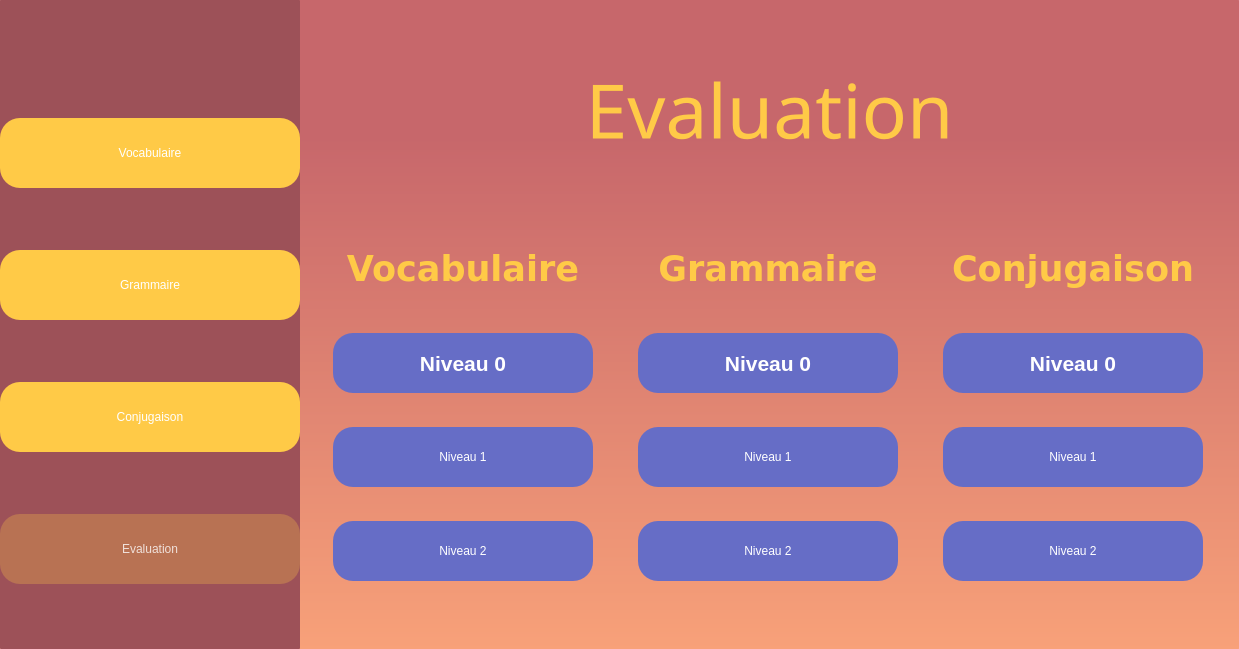
<?xml version="1.0" encoding="UTF-8"?>
<ui version="4.0">
 <class>MainWindow</class>
 <widget class="QMainWindow" name="MainWindow">
  <property name="geometry">
   <rect>
    <x>0</x>
    <y>0</y>
    <width>1239</width>
    <height>649</height>
   </rect>
  </property>
  <property name="windowTitle">
   <string>MainWindow</string>
  </property>
  <property name="styleSheet">
   <string notr="true">border-radius: 1px</string>
  </property>
  <widget class="QWidget" name="centralwidget">
   <property name="styleSheet">
    <string notr="true">background-color: qlineargradient(spread:pad, x1:1, y1:0.21, x2:1, y2:1, stop:0 rgba(199, 103, 107, 255), stop:1 rgba(248, 161, 121, 255));</string>
   </property>
   <layout class="QGridLayout" name="gridLayout_4">
    <property name="leftMargin">
     <number>0</number>
    </property>
    <property name="topMargin">
     <number>0</number>
    </property>
    <property name="rightMargin">
     <number>0</number>
    </property>
    <property name="bottomMargin">
     <number>0</number>
    </property>
    <property name="spacing">
     <number>0</number>
    </property>
    <item row="0" column="0">
     <widget class="QFrame" name="side_menu">
      <property name="minimumSize">
       <size>
        <width>0</width>
        <height>0</height>
       </size>
      </property>
      <property name="maximumSize">
       <size>
        <width>300</width>
        <height>16777215</height>
       </size>
      </property>
      <property name="layoutDirection">
       <enum>Qt::LeftToRight</enum>
      </property>
      <property name="styleSheet">
       <string notr="true">background-color: rgb(157, 81, 88);</string>
      </property>
      <property name="frameShape">
       <enum>QFrame::StyledPanel</enum>
      </property>
      <property name="frameShadow">
       <enum>QFrame::Raised</enum>
      </property>
      <layout class="QGridLayout" name="gridLayout">
       <property name="leftMargin">
        <number>0</number>
       </property>
       <property name="topMargin">
        <number>0</number>
       </property>
       <property name="rightMargin">
        <number>0</number>
       </property>
       <property name="bottomMargin">
        <number>0</number>
       </property>
       <property name="spacing">
        <number>0</number>
       </property>
       <item row="3" column="0">
        <widget class="QToolButton" name="btn_to_gram">
         <property name="maximumSize">
          <size>
           <width>500</width>
           <height>70</height>
          </size>
         </property>
         <property name="cursor">
          <cursorShape>PointingHandCursor</cursorShape>
         </property>
         <property name="styleSheet">
          <string notr="true">background-color: rgb(255, 202, 71);
border-radius: 20px;
color: white;
font: 700 22pt &quot;Segoe UI Variable Display&quot;;</string>
         </property>
         <property name="text">
          <string>Grammaire</string>
         </property>
        </widget>
       </item>
       <item row="6" column="0">
        <widget class="QToolButton" name="toolbutton">
         <property name="enabled">
          <bool>false</bool>
         </property>
         <property name="maximumSize">
          <size>
           <width>500</width>
           <height>70</height>
          </size>
         </property>
         <property name="cursor">
          <cursorShape>PointingHandCursor</cursorShape>
         </property>
         <property name="styleSheet">
          <string notr="true">background-color: rgba(255, 202, 71,70);
border-radius: 20px;
color: rgba(255, 255,255,200);
font: 700 22pt &quot;Segoe UI Variable Display&quot;;</string>
         </property>
         <property name="text">
          <string>Evaluation</string>
         </property>
        </widget>
       </item>
       <item row="5" column="0">
        <widget class="QToolButton" name="btn_to_conj">
         <property name="enabled">
          <bool>true</bool>
         </property>
         <property name="maximumSize">
          <size>
           <width>500</width>
           <height>70</height>
          </size>
         </property>
         <property name="cursor">
          <cursorShape>PointingHandCursor</cursorShape>
         </property>
         <property name="styleSheet">
          <string notr="true">background-color: rgb(255, 202, 71);
border-radius: 20px;
color: white;
font: 700 22pt &quot;Segoe UI Variable Display&quot;;</string>
         </property>
         <property name="text">
          <string>Conjugaison</string>
         </property>
        </widget>
       </item>
       <item row="1" column="0">
        <spacer name="verticalSpacer">
         <property name="orientation">
          <enum>Qt::Vertical</enum>
         </property>
         <property name="sizeType">
          <enum>QSizePolicy::Fixed</enum>
         </property>
         <property name="sizeHint" stdset="0">
          <size>
           <width>41</width>
           <height>56</height>
          </size>
         </property>
        </spacer>
       </item>
       <item row="2" column="0">
        <widget class="QToolButton" name="btn_to_vocab">
         <property name="enabled">
          <bool>true</bool>
         </property>
         <property name="sizePolicy">
          <sizepolicy hsizetype="Preferred" vsizetype="Maximum">
           <horstretch>0</horstretch>
           <verstretch>0</verstretch>
          </sizepolicy>
         </property>
         <property name="maximumSize">
          <size>
           <width>500</width>
           <height>70</height>
          </size>
         </property>
         <property name="cursor">
          <cursorShape>PointingHandCursor</cursorShape>
         </property>
         <property name="layoutDirection">
          <enum>Qt::LeftToRight</enum>
         </property>
         <property name="styleSheet">
          <string notr="true">background-color: rgb(255, 202, 71);
border-radius: 20px;
color: white;
font: 700 22pt &quot;Segoe UI Variable Display&quot;;</string>
         </property>
         <property name="text">
          <string>Vocabulaire</string>
         </property>
        </widget>
       </item>
      </layout>
     </widget>
    </item>
    <item row="0" column="1">
     <widget class="QWidget" name="main_menu" native="true">
      <layout class="QGridLayout" name="gridLayout_3">
       <item row="0" column="0">
        <widget class="QFrame" name="title_frame">
         <property name="maximumSize">
          <size>
           <width>16777215</width>
           <height>200</height>
          </size>
         </property>
         <property name="styleSheet">
          <string notr="true">background-color: rgba(255, 255, 255,0);</string>
         </property>
         <property name="frameShape">
          <enum>QFrame::StyledPanel</enum>
         </property>
         <property name="frameShadow">
          <enum>QFrame::Raised</enum>
         </property>
         <layout class="QGridLayout" name="gridLayout_2">
          <property name="leftMargin">
           <number>0</number>
          </property>
          <property name="topMargin">
           <number>0</number>
          </property>
          <property name="rightMargin">
           <number>0</number>
          </property>
          <property name="bottomMargin">
           <number>0</number>
          </property>
          <property name="spacing">
           <number>0</number>
          </property>
          <item row="0" column="0">
           <widget class="QLabel" name="label">
            <property name="font">
             <font>
              <family>Sitka Heading Semibold</family>
              <pointsize>56</pointsize>
             </font>
            </property>
            <property name="styleSheet">
             <string notr="true">color:rgb(255, 202, 71);
background-color: rgba(255, 255, 255,0);</string>
            </property>
            <property name="text">
             <string>Evaluation</string>
            </property>
            <property name="alignment">
             <set>Qt::AlignCenter</set>
            </property>
           </widget>
          </item>
         </layout>
        </widget>
       </item>
       <item row="2" column="0">
        <spacer name="verticalSpacer_2">
         <property name="orientation">
          <enum>Qt::Vertical</enum>
         </property>
         <property name="sizeType">
          <enum>QSizePolicy::Preferred</enum>
         </property>
         <property name="sizeHint" stdset="0">
          <size>
           <width>20</width>
           <height>40</height>
          </size>
         </property>
        </spacer>
       </item>
       <item row="1" column="0">
        <widget class="QFrame" name="content_frame">
         <property name="styleSheet">
          <string notr="true">background-color: rgba(255, 255, 255,0);</string>
         </property>
         <property name="frameShape">
          <enum>QFrame::StyledPanel</enum>
         </property>
         <property name="frameShadow">
          <enum>QFrame::Raised</enum>
         </property>
         <layout class="QGridLayout" name="gridLayout_6">
          <property name="bottomMargin">
           <number>0</number>
          </property>
          <property name="horizontalSpacing">
           <number>30</number>
          </property>
          <property name="verticalSpacing">
           <number>19</number>
          </property>
          <item row="0" column="1">
           <widget class="QLabel" name="label_3">
            <property name="maximumSize">
             <size>
              <width>16777215</width>
              <height>60</height>
             </size>
            </property>
            <property name="font">
             <font>
              <family>Verdana</family>
              <pointsize>26</pointsize>
              <italic>false</italic>
              <bold>true</bold>
             </font>
            </property>
            <property name="styleSheet">
             <string notr="true">color:rgb(255, 202, 71);
background-color: rgba(255, 255, 255,0);
font: 700 26pt &quot;Verdana&quot;;</string>
            </property>
            <property name="text">
             <string>Grammaire</string>
            </property>
            <property name="alignment">
             <set>Qt::AlignCenter</set>
            </property>
           </widget>
          </item>
          <item row="0" column="2">
           <widget class="QLabel" name="label_4">
            <property name="maximumSize">
             <size>
              <width>16777215</width>
              <height>60</height>
             </size>
            </property>
            <property name="font">
             <font>
              <family>Verdana</family>
              <pointsize>26</pointsize>
              <italic>false</italic>
              <bold>true</bold>
             </font>
            </property>
            <property name="styleSheet">
             <string notr="true">color:rgb(255, 202, 71);
background-color: rgba(255, 255, 255,0);
font: 700 26pt &quot;Verdana&quot;;</string>
            </property>
            <property name="text">
             <string>Conjugaison</string>
            </property>
            <property name="alignment">
             <set>Qt::AlignCenter</set>
            </property>
           </widget>
          </item>
          <item row="3" column="1">
           <widget class="QPushButton" name="btn_gram_lvl2">
            <property name="minimumSize">
             <size>
              <width>0</width>
              <height>60</height>
             </size>
            </property>
            <property name="maximumSize">
             <size>
              <width>260</width>
              <height>16777215</height>
             </size>
            </property>
            <property name="cursor">
             <cursorShape>PointingHandCursor</cursorShape>
            </property>
            <property name="styleSheet">
             <string notr="true">border-radius:20px;
background-color:rgb(102, 109, 198); 
font: 700 16pt &quot;Tahoma&quot;;
color: rgb(255, 255, 255);

</string>
            </property>
            <property name="text">
             <string>Niveau 1</string>
            </property>
           </widget>
          </item>
          <item row="0" column="0">
           <widget class="QLabel" name="label_2">
            <property name="minimumSize">
             <size>
              <width>0</width>
              <height>0</height>
             </size>
            </property>
            <property name="maximumSize">
             <size>
              <width>16777215</width>
              <height>16777215</height>
             </size>
            </property>
            <property name="font">
             <font>
              <family>Verdana</family>
              <pointsize>26</pointsize>
              <italic>false</italic>
              <bold>true</bold>
             </font>
            </property>
            <property name="styleSheet">
             <string notr="true">color:rgb(255, 202, 71);

background-color: rgba(255, 255, 255,0);
font: 700 26pt &quot;Verdana&quot;;</string>
            </property>
            <property name="text">
             <string>Vocabulaire</string>
            </property>
            <property name="alignment">
             <set>Qt::AlignCenter</set>
            </property>
           </widget>
          </item>
          <item row="3" column="0">
           <widget class="QPushButton" name="btn_vocab_lvl2">
            <property name="minimumSize">
             <size>
              <width>0</width>
              <height>60</height>
             </size>
            </property>
            <property name="maximumSize">
             <size>
              <width>260</width>
              <height>16777215</height>
             </size>
            </property>
            <property name="cursor">
             <cursorShape>PointingHandCursor</cursorShape>
            </property>
            <property name="styleSheet">
             <string notr="true">border-radius:20px;
background-color:rgb(102, 109, 198); 
font: 700 16pt &quot;Tahoma&quot;;
color: rgb(255, 255, 255);

</string>
            </property>
            <property name="text">
             <string>Niveau 1</string>
            </property>
           </widget>
          </item>
          <item row="1" column="0">
           <widget class="QPushButton" name="btn_vocab_lvl1">
            <property name="minimumSize">
             <size>
              <width>0</width>
              <height>60</height>
             </size>
            </property>
            <property name="maximumSize">
             <size>
              <width>260</width>
              <height>16777215</height>
             </size>
            </property>
            <property name="font">
             <font>
              <family>Tahoma</family>
              <pointsize>16</pointsize>
              <italic>false</italic>
              <bold>true</bold>
             </font>
            </property>
            <property name="cursor">
             <cursorShape>PointingHandCursor</cursorShape>
            </property>
            <property name="styleSheet">
             <string notr="true">border-radius:20px;
background-color:rgb(102, 109, 198); 
font: 700 16pt &quot;Tahoma&quot;;
color: rgb(255, 255, 255);

</string>
            </property>
            <property name="text">
             <string>Niveau 0</string>
            </property>
           </widget>
          </item>
          <item row="5" column="0">
           <widget class="QPushButton" name="btn_vocab_lvl3">
            <property name="minimumSize">
             <size>
              <width>0</width>
              <height>60</height>
             </size>
            </property>
            <property name="maximumSize">
             <size>
              <width>260</width>
              <height>16777215</height>
             </size>
            </property>
            <property name="cursor">
             <cursorShape>PointingHandCursor</cursorShape>
            </property>
            <property name="styleSheet">
             <string notr="true">border-radius:20px;
background-color:rgb(102, 109, 198); 
font: 700 16pt &quot;Tahoma&quot;;
color: rgb(255, 255, 255);

</string>
            </property>
            <property name="text">
             <string>Niveau 2</string>
            </property>
           </widget>
          </item>
          <item row="1" column="1">
           <widget class="QPushButton" name="btn_gram_lvl1">
            <property name="minimumSize">
             <size>
              <width>0</width>
              <height>60</height>
             </size>
            </property>
            <property name="maximumSize">
             <size>
              <width>260</width>
              <height>16777215</height>
             </size>
            </property>
            <property name="font">
             <font>
              <family>Tahoma</family>
              <pointsize>16</pointsize>
              <italic>false</italic>
              <bold>true</bold>
             </font>
            </property>
            <property name="cursor">
             <cursorShape>PointingHandCursor</cursorShape>
            </property>
            <property name="styleSheet">
             <string notr="true">border-radius:20px;
background-color:rgb(102, 109, 198); 
font: 700 16pt &quot;Tahoma&quot;;
color: rgb(255, 255, 255);

</string>
            </property>
            <property name="text">
             <string>Niveau 0</string>
            </property>
           </widget>
          </item>
          <item row="3" column="2">
           <widget class="QPushButton" name="btn_conj_lvl2">
            <property name="minimumSize">
             <size>
              <width>0</width>
              <height>60</height>
             </size>
            </property>
            <property name="maximumSize">
             <size>
              <width>260</width>
              <height>16777215</height>
             </size>
            </property>
            <property name="cursor">
             <cursorShape>PointingHandCursor</cursorShape>
            </property>
            <property name="styleSheet">
             <string notr="true">border-radius:20px;
background-color:rgb(102, 109, 198); 
font: 700 16pt &quot;Tahoma&quot;;
color: rgb(255, 255, 255);

</string>
            </property>
            <property name="text">
             <string>Niveau 1</string>
            </property>
           </widget>
          </item>
          <item row="5" column="1">
           <widget class="QPushButton" name="btn_gram_lvl3">
            <property name="minimumSize">
             <size>
              <width>0</width>
              <height>60</height>
             </size>
            </property>
            <property name="maximumSize">
             <size>
              <width>260</width>
              <height>16777215</height>
             </size>
            </property>
            <property name="cursor">
             <cursorShape>PointingHandCursor</cursorShape>
            </property>
            <property name="styleSheet">
             <string notr="true">border-radius:20px;
background-color:rgb(102, 109, 198); 
font: 700 16pt &quot;Tahoma&quot;;
color: rgb(255, 255, 255);

</string>
            </property>
            <property name="text">
             <string>Niveau 2</string>
            </property>
           </widget>
          </item>
          <item row="5" column="2">
           <widget class="QPushButton" name="btn_conj_lvl3">
            <property name="minimumSize">
             <size>
              <width>0</width>
              <height>60</height>
             </size>
            </property>
            <property name="maximumSize">
             <size>
              <width>260</width>
              <height>16777215</height>
             </size>
            </property>
            <property name="cursor">
             <cursorShape>PointingHandCursor</cursorShape>
            </property>
            <property name="styleSheet">
             <string notr="true">border-radius:20px;
background-color:rgb(102, 109, 198); 
font: 700 16pt &quot;Tahoma&quot;;
color: rgb(255, 255, 255);

</string>
            </property>
            <property name="text">
             <string>Niveau 2</string>
            </property>
           </widget>
          </item>
          <item row="1" column="2">
           <widget class="QPushButton" name="btn_conj_lvl1">
            <property name="minimumSize">
             <size>
              <width>0</width>
              <height>60</height>
             </size>
            </property>
            <property name="maximumSize">
             <size>
              <width>260</width>
              <height>16777215</height>
             </size>
            </property>
            <property name="font">
             <font>
              <family>Tahoma</family>
              <pointsize>16</pointsize>
              <italic>false</italic>
              <bold>true</bold>
             </font>
            </property>
            <property name="cursor">
             <cursorShape>PointingHandCursor</cursorShape>
            </property>
            <property name="styleSheet">
             <string notr="true">border-radius:20px;
background-color:rgb(102, 109, 198); 
font: 700 16pt &quot;Tahoma&quot;;
color: rgb(255, 255, 255);

</string>
            </property>
            <property name="text">
             <string>Niveau 0</string>
            </property>
           </widget>
          </item>
         </layout>
        </widget>
       </item>
      </layout>
     </widget>
    </item>
   </layout>
  </widget>
 </widget>
 <resources/>
 <connections/>
</ui>
